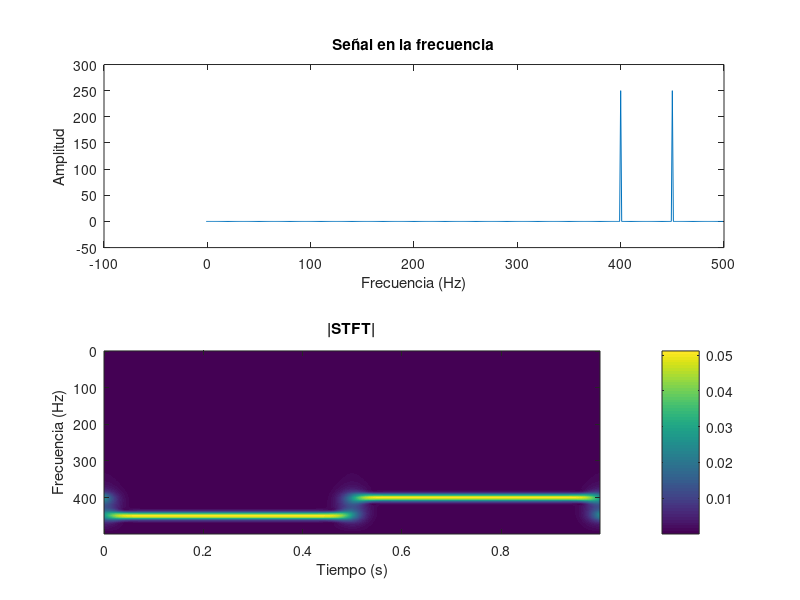

Here is the MATLAB script that generated this plot:
clear all;          % Limpia todas las variables del espacio de trabajo
close all;          % Cierra todas las figuras abiertas

Fs = 1000;          % Frecuencia de muestreo en Hz
Ts = 1/Fs;          % Período de muestreo en segundos
t = 0:Ts:1-Ts;      % Vector de tiempo de 1 segundo de duración
N = length(t);      % Número total de muestras

k = (-Fs/2:Fs/N:Fs/2 - Fs/N);  % Vector de frecuencias centrado en cero

sigma = 300;        % Parámetro de dispersión para la ventana gaussiana
f1 = 50;            % Frecuencia de la primera señal (en Hz)
f2 = 100;           % Frecuencia de la segunda señal (en Hz)

x = zeros(1, N);    % Inicialización de la señal
half_point = round(N / 2);  % Punto medio del vector de tiempo

% Construcción de la señal: combinación de dos cosenos de diferente frecuencia
x(1:half_point) = cos(2*pi*f1*t(1:half_point));       % Primera mitad con f1
x(half_point+1:end) = cos(2*pi*f2*t(half_point+1:end)); % Segunda mitad con f2

x_f = (fft(x));     % Transformada de Fourier de la señal completa

STFT = zeros(N, N); % Inicialización de la matriz para la STFT

% Cálculo de la STFT mediante una ventana gaussiana
for f = 1:N
    g = sqrt(pi/sigma) * exp((-pi * (k - k(f)).^2) / sigma); % Ventana gaussiana centrada en k(f)
    x_v = x_f .* g;         % Aplicación de la ventana en el dominio de la frecuencia
    STFT(f, :) = ifft(x_v); % Transformada inversa para obtener la STFT en el tiempo
end

k_2 = 0: Fs/N: Fs/2 - 1;    % Vector de frecuencias positivas para la visualización

% Gráficos de resultados
figure;
subplot(2,1,1);             % Primer subplot: dominio de la frecuencia
plot(k(N/2:end), x_f(N/2:end)); % Espectro de la señal (parte positiva)
title('Señal en la frecuencia');
xlabel('Frecuencia (Hz)');
ylabel('Amplitud');

subplot(2,1,2);             % Segundo subplot: espectrograma (STFT)
imagesc(t, k_2, abs(STFT(N/2+1:end, :))); % Representación de la magnitud de la STFT
set(gca, 'YDir', 'reverse'); % Invertir el eje Y para mostrar frecuencias más bajas arriba

xlabel('Tiempo (s)');       % Etiqueta del eje X
ylabel('Frecuencia (Hz)');  % Etiqueta del eje Y
title('|STFT|');            % Título del gráfico
colorbar;                   % Barra de colores para indicar la magnitud
